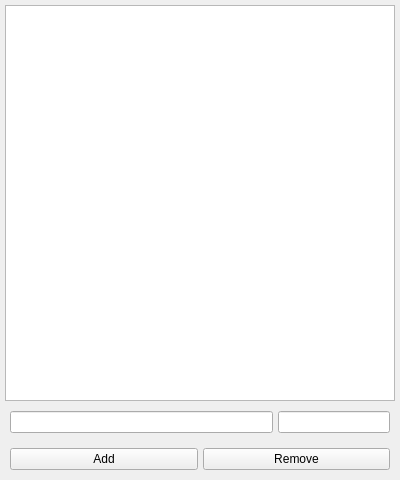
<?xml version="1.0" encoding="UTF-8"?>
<ui version="4.0">
 <class>CollectIpPort</class>
 <widget class="QWidget" name="CollectIpPort">
  <property name="geometry">
   <rect>
    <x>0</x>
    <y>0</y>
    <width>400</width>
    <height>480</height>
   </rect>
  </property>
  <property name="minimumSize">
   <size>
    <width>400</width>
    <height>480</height>
   </size>
  </property>
  <property name="windowTitle">
   <string>Form</string>
  </property>
  <layout class="QGridLayout" name="gridLayout" rowstretch="10,0,0" rowminimumheight="10,0,0">
   <property name="leftMargin">
    <number>5</number>
   </property>
   <property name="topMargin">
    <number>5</number>
   </property>
   <property name="rightMargin">
    <number>5</number>
   </property>
   <property name="bottomMargin">
    <number>5</number>
   </property>
   <property name="spacing">
    <number>5</number>
   </property>
   <item row="0" column="0">
    <widget class="QTableWidget" name="tableWidget"/>
   </item>
   <item row="1" column="0">
    <layout class="QHBoxLayout" name="hLA" stretch="7,3">
     <property name="spacing">
      <number>5</number>
     </property>
     <property name="leftMargin">
      <number>5</number>
     </property>
     <property name="topMargin">
      <number>5</number>
     </property>
     <property name="rightMargin">
      <number>5</number>
     </property>
     <property name="bottomMargin">
      <number>5</number>
     </property>
     <item>
      <widget class="QLineEdit" name="leClientIpList">
       <property name="sizePolicy">
        <sizepolicy hsizetype="Expanding" vsizetype="Expanding">
         <horstretch>0</horstretch>
         <verstretch>0</verstretch>
        </sizepolicy>
       </property>
       <property name="alignment">
        <set>Qt::AlignRight|Qt::AlignTrailing|Qt::AlignVCenter</set>
       </property>
      </widget>
     </item>
     <item>
      <widget class="QLineEdit" name="leClientPortList">
       <property name="sizePolicy">
        <sizepolicy hsizetype="Expanding" vsizetype="Expanding">
         <horstretch>0</horstretch>
         <verstretch>0</verstretch>
        </sizepolicy>
       </property>
       <property name="alignment">
        <set>Qt::AlignRight|Qt::AlignTrailing|Qt::AlignVCenter</set>
       </property>
      </widget>
     </item>
    </layout>
   </item>
   <item row="2" column="0">
    <layout class="QHBoxLayout" name="hLB" stretch="10,10">
     <property name="spacing">
      <number>5</number>
     </property>
     <property name="leftMargin">
      <number>5</number>
     </property>
     <property name="topMargin">
      <number>5</number>
     </property>
     <property name="rightMargin">
      <number>5</number>
     </property>
     <property name="bottomMargin">
      <number>5</number>
     </property>
     <item>
      <widget class="QPushButton" name="pAdd">
       <property name="text">
        <string>Add</string>
       </property>
      </widget>
     </item>
     <item>
      <widget class="QPushButton" name="pRemove">
       <property name="text">
        <string>Remove</string>
       </property>
      </widget>
     </item>
    </layout>
   </item>
  </layout>
 </widget>
 <resources/>
 <connections/>
</ui>
